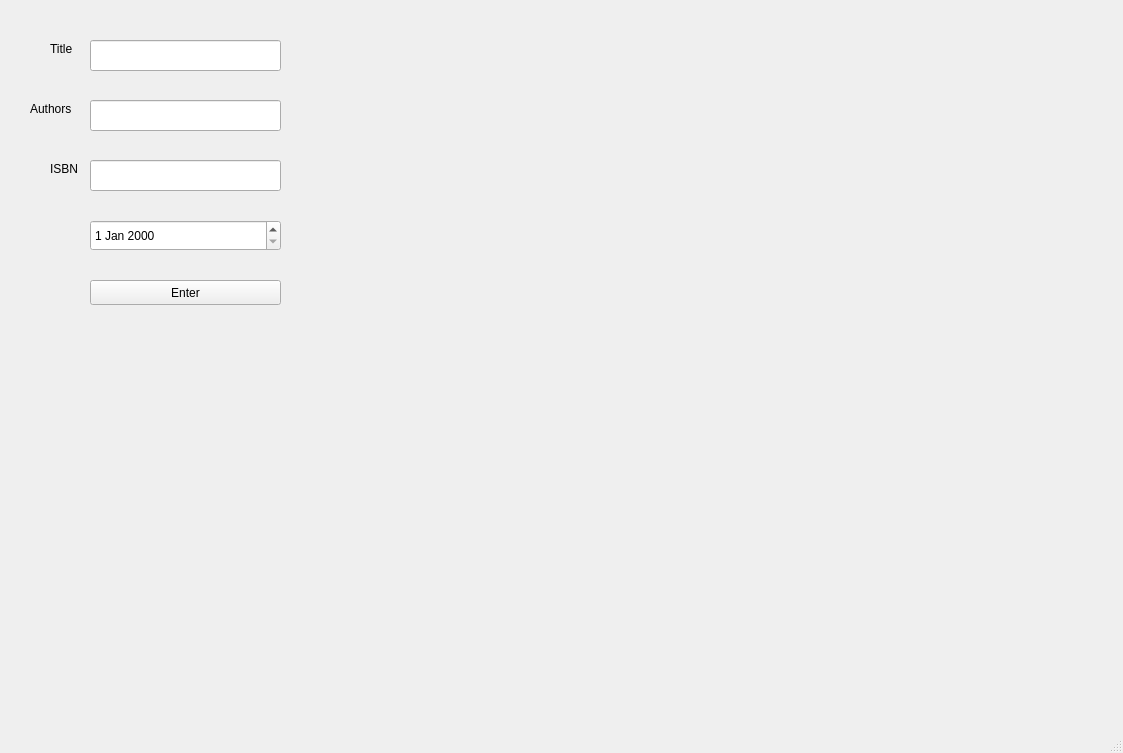
<?xml version="1.0" encoding="UTF-8"?>
<ui version="4.0">
 <class>MainWindow</class>
 <widget class="QMainWindow" name="MainWindow">
  <property name="geometry">
   <rect>
    <x>0</x>
    <y>0</y>
    <width>1123</width>
    <height>753</height>
   </rect>
  </property>
  <property name="windowTitle">
   <string>MainWindow</string>
  </property>
  <widget class="QWidget" name="centralwidget">
   <widget class="QLineEdit" name="lineEdit">
    <property name="geometry">
     <rect>
      <x>90</x>
      <y>40</y>
      <width>191</width>
      <height>31</height>
     </rect>
    </property>
   </widget>
   <widget class="QLabel" name="label">
    <property name="geometry">
     <rect>
      <x>50</x>
      <y>40</y>
      <width>54</width>
      <height>17</height>
     </rect>
    </property>
    <property name="text">
     <string>Title</string>
    </property>
   </widget>
   <widget class="QLineEdit" name="lineEdit_2">
    <property name="geometry">
     <rect>
      <x>90</x>
      <y>100</y>
      <width>191</width>
      <height>31</height>
     </rect>
    </property>
   </widget>
   <widget class="QLabel" name="label_2">
    <property name="geometry">
     <rect>
      <x>30</x>
      <y>100</y>
      <width>54</width>
      <height>17</height>
     </rect>
    </property>
    <property name="text">
     <string>Authors</string>
    </property>
   </widget>
   <widget class="QLineEdit" name="lineEdit_3">
    <property name="geometry">
     <rect>
      <x>90</x>
      <y>160</y>
      <width>191</width>
      <height>31</height>
     </rect>
    </property>
   </widget>
   <widget class="QLabel" name="label_3">
    <property name="geometry">
     <rect>
      <x>50</x>
      <y>160</y>
      <width>54</width>
      <height>17</height>
     </rect>
    </property>
    <property name="text">
     <string>ISBN</string>
    </property>
   </widget>
   <widget class="QDateEdit" name="dateEdit">
    <property name="geometry">
     <rect>
      <x>90</x>
      <y>220</y>
      <width>191</width>
      <height>31</height>
     </rect>
    </property>
   </widget>
   <widget class="QPushButton" name="pushButton">
    <property name="geometry">
     <rect>
      <x>90</x>
      <y>280</y>
      <width>191</width>
      <height>25</height>
     </rect>
    </property>
    <property name="text">
     <string>Enter</string>
    </property>
   </widget>
  </widget>
  <widget class="QMenuBar" name="menubar">
   <property name="geometry">
    <rect>
     <x>0</x>
     <y>0</y>
     <width>1123</width>
     <height>22</height>
    </rect>
   </property>
  </widget>
  <widget class="QStatusBar" name="statusbar"/>
 </widget>
 <resources/>
 <connections/>
</ui>
